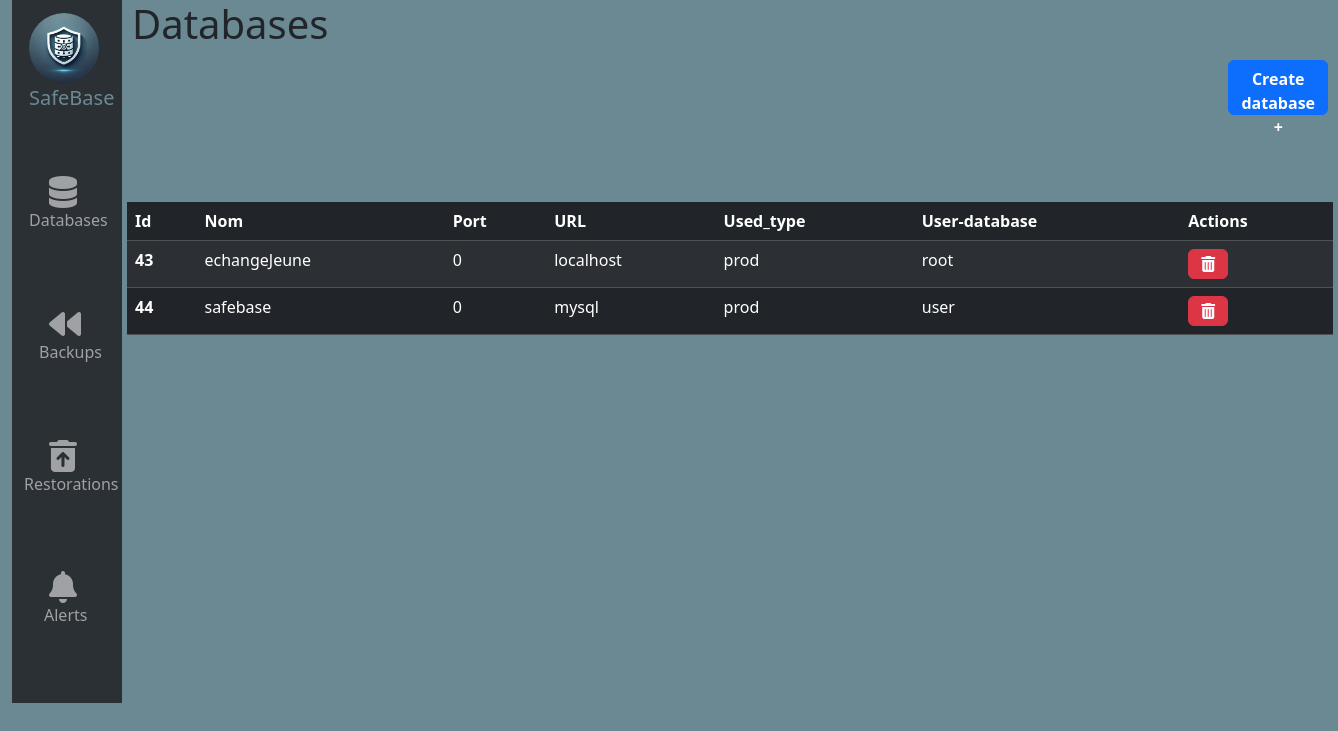
The page / on the database its author committed.
### tables this page shows
CREATE TABLE `client_database` (
  `id` int NOT NULL AUTO_INCREMENT,
  `nom` varchar(50) DEFAULT NULL,
  `password` varchar(255) NOT NULL,
  `user_database` varchar(50) NOT NULL,
  `url` varchar(255) NOT NULL,
  `port` int DEFAULT NULL,
  `used_type` varchar(255) NOT NULL,
  `ID_Type` int NOT NULL,
  PRIMARY KEY (`id`),
  KEY `FK_Type` (`ID_Type`),
  CONSTRAINT `client_database_ibfk_1` FOREIGN KEY (`ID_Type`) REFERENCES `type` (`id`)
);

### src/Controller/CntrlAppli.php (called while the page is built, shortened)
<?php
class CntrlAppli
{
    public function getIndex()
    {
        $dao = new DaoAppli;
        $databases = $dao->getListDatabase();
        require 'src/view/index.php';
    }
}

### src/Dao/DaoAppli.php (called while the page is built, shortened)
<?php
class DaoAppli
{
    protected PDO $db;
    public function __construct(){
         $this->db = $this->getConnection();
    }
    private function getConnection() {
        $host       = "mysql";
        $db_name    = "safebase";
        $username   = "user";
        $password   = "password";
        if (!isset($this->db)) {
            try {
                $this->db = new PDO("mysql:host=".$host.";charset=utf8;dbname=".$db_name, $username, $password);
                $this->db->setAttribute(PDO::ATTR_ERRMODE, PDO::ERRMODE_EXCEPTION);
            } catch (\PDOException $e) {
                    echo('Echec de la connexion: ' . $e->getMessage());
                die();
            }
        }
        return $this->db;
    }
    public function getListDatabase():array{
        $requete = Requete::SEL_CLIENT_DATABASE;
        $statement = $this->db->query($requete);
        $data=$statement->fetchAll();
        return $data;
    }
}

### src/View/index.php (the view, shortened to what this page needs)
<?php
require "header.php";
?>
<html>
<body>
    <div class="container-fluid d-flex">
        <?php require_once("NavBar.php") ?>
        <div class="d-flex flex-column w-100">
            <div class="d-flex justify-content-between mb-3">
                <h1 class="titre">Databases</h1>
                <button type="button" id="btnajout" data-bs-toggle="modal" data-bs-target="#exampleModal" class="btn btn-primary w-10">
                    Create database +
                </button>
            </div>
            <div class="w-100">
                <table class="table table-dark table-striped w-100">
                    <thead>
                        <tr>
                            <th scope="col">Id</th>
                            <th scope="col">Nom</th>
                            <th scope="col">Port</th>
                            <th scope="col">URL</th>
                            <th scope="col">Used_type</th>
                            <th scope="col">User-database</th>
                            <th scope="col">Actions</th>
                        </tr>
                    </thead>
                    <tbody>
                        <?php foreach ($databases as $database) { ?>
                            <tr>
                                <th scope="row"><?= $database['id'] ?></th>
                                <td><?= $database['nom'] ?></td>
                                <td><?= $database['port'] ?></td>
                                <td><?= $database['url'] ?></td>
                                <td><?= $database['used_type'] ?></td>
                                <td><?= $database['user_database'] ?></td>
                                <td><button class="btn btn-danger delete" type="button" id="<?= $database['id'] ?>">
                                        <i class="fas fa-trash-alt"></i>
                                    </button>
                                </td>
                            </tr>
                        <?php } ?>
                    </tbody>
                </table>
            </div>
        </div>
    </div>
</body>
</html>

### src/asset/css/styles.css (style rules this page uses)
.titre { margin-left: 10px; margin-bottom: 500px; }
body { background-color:#6b8993 ; }
#btnajout { margin-top: 5%; height: 10%; font-weight: bold; }
.table { margin-top: -30%; margin-left: 5px; }
.btn-primary { margin-left: 900px; }

### rows shown on the page
client_database: id "43", nom "echangeJeune", port "0", url "localhost", used_type "prod", user_database "root"
client_database: id "44", nom "safebase", port "0", url "mysql", used_type "prod", user_database "user"
